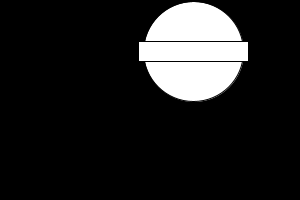
Frame 1 (no input)
Frame 60 (the mouse pressed at the canvas centre just before this capture): identical to frame 1, image omitted
Frame 120 (the mouse held since frame 60 and released just before this capture): identical to frame 1, image omitted

The Processing sketch that drew this single still picture (run headless with seeded random() and noise(); from frame 60 on, the mouse is pressed at the canvas centre):

// Processing sketch: underground_parts
// ── underground_parts.pde
float x;
float y;

void setup()
{
  size(300,200);
  background(0);
  fill(0);
  x=random(300);
  if (x>245)
  {
    x=245;
  }
  else if (x<55)
  {
    x=55;
  }
  y=random(200);
  if (y>250)
  {
    x=250;
  }
  else if (x<50)
  {
    x=50;
  }
}

void draw()
{
  background(0);
  
  if ((dist(x,y,mouseX,mouseY)<50) && (mouseY<(y-10) || mouseY>(y+10)))
  {
    fill(255,0,0);
  }
  else
  {
    fill(255);
  }
  ellipse(x,y,100,100);
  
  if (mouseX>(x-55) && mouseX<(x+55) && mouseY>(y-10) && mouseY<(y+10))
  {
    fill(0,0,255);
  }
  else
  {
    fill(255);
  }
  
  rect(x-55,y-10,110,20);
 
}
